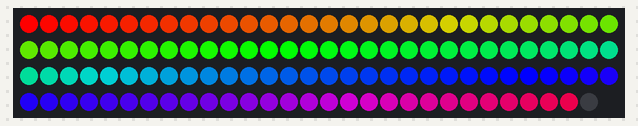
This program was run on a simulated MicroPython board. On the bench: 119 RGB LEDs in strip order, left to right, continuing on the next row.

Above: at 0.16 s.
At 4.71 s:
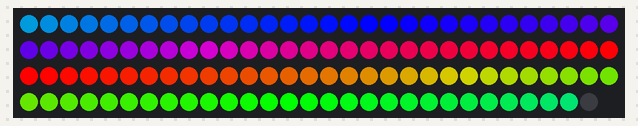
At 9.87 s:
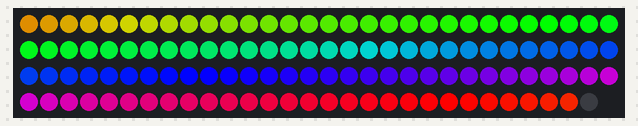
At 19.88 s:
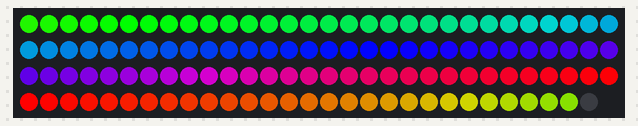
At 29.59 s:
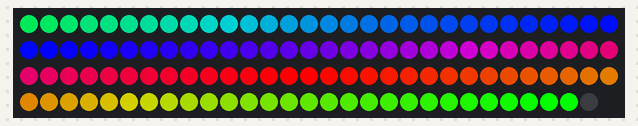
At 39.61 s:
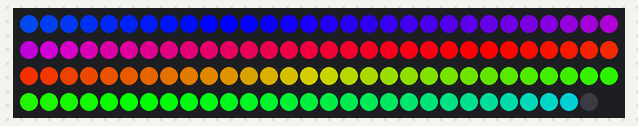

The program:

06-rainbow-wipe-v2.py
```python
from neopixel import NeoPixel
from utime import sleep
import config

# read parameters from hardware configuration file
NEOPIXEL_PIN = config.NEOPIXEL_PIN
NUMBER_PIXELS = config.NUMBER_PIXELS

strip = NeoPixel(machine.Pin(NEOPIXEL_PIN), NUMBER_PIXELS)

def wheel(pos):
    # Input a value 0 to 255 to get a color value.
    # The colors are a transition r - g - b - back to r.
    if pos < 0 or pos > 255:
        return (0, 0, 0)
    if pos < 85:
        return (255 - pos * 3, pos * 3, 0)
    if pos < 170:
        pos -= 85
        return (0, 255 - pos * 3, pos * 3)
    pos -= 170
    return (pos * 3, 0, 255 - pos * 3)


def rainbow_cycle(offset):
    # how much to step through the color wheel for each pixel
    step = int(255/NUMBER_PIXELS)
    for i in range(0, NUMBER_PIXELS-1):
        strip[i] = wheel((int(i*step)+offset) & 255)
    strip.write()

while True:
    for offset in range(0, 255):
        rainbow_cycle(offset)
        sleep(.02)
print("done")
```

config.py
```python
from neopixel import NeoPixel
from utime import sleep

NEOPIXEL_PIN = 0
NUMBER_PIXELS = 119
```
